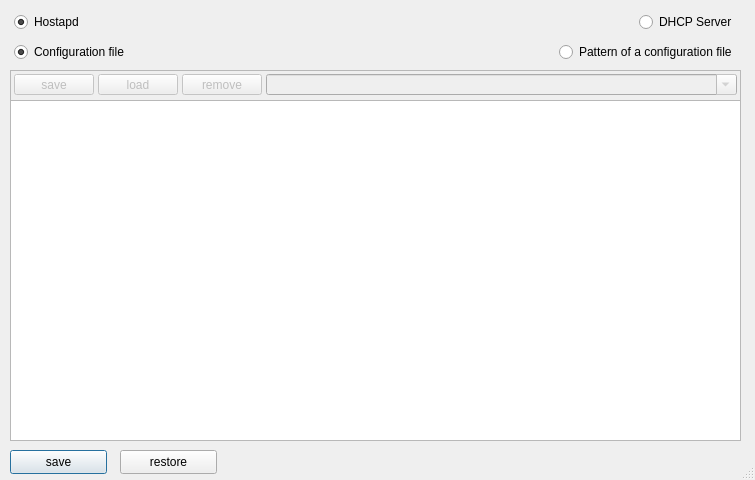
<?xml version="1.0" encoding="UTF-8"?>
<ui version="4.0">
 <class>EditorConfig</class>
 <widget class="QDialog" name="EditorConfig">
  <property name="geometry">
   <rect>
    <x>0</x>
    <y>0</y>
    <width>755</width>
    <height>480</height>
   </rect>
  </property>
  <property name="sizePolicy">
   <sizepolicy hsizetype="Expanding" vsizetype="Expanding">
    <horstretch>0</horstretch>
    <verstretch>0</verstretch>
   </sizepolicy>
  </property>
  <property name="minimumSize">
   <size>
    <width>755</width>
    <height>480</height>
   </size>
  </property>
  <property name="maximumSize">
   <size>
    <width>1024</width>
    <height>768</height>
   </size>
  </property>
  <property name="baseSize">
   <size>
    <width>750</width>
    <height>480</height>
   </size>
  </property>
  <property name="windowTitle">
   <string>configurations</string>
  </property>
  <property name="styleSheet">
   <string notr="true"/>
  </property>
  <property name="sizeGripEnabled">
   <bool>true</bool>
  </property>
  <property name="modal">
   <bool>true</bool>
  </property>
  <widget class="QWidget" name="layoutWidget1">
   <property name="geometry">
    <rect>
     <x>10</x>
     <y>40</y>
     <width>731</width>
     <height>24</height>
    </rect>
   </property>
   <layout class="QHBoxLayout" name="horizontalLayout123123">
    <item>
     <widget class="QRadioButton" name="Config_Set_View_1">
      <property name="text">
       <string>Configuration file</string>
      </property>
      <property name="checked">
       <bool>true</bool>
      </property>
     </widget>
    </item>
    <item>
     <spacer name="horizontalSpacer_3">
      <property name="orientation">
       <enum>Qt::Horizontal</enum>
      </property>
      <property name="sizeHint" stdset="0">
       <size>
        <width>40</width>
        <height>20</height>
       </size>
      </property>
     </spacer>
    </item>
    <item>
     <widget class="QRadioButton" name="Config_Set_View_2">
      <property name="text">
       <string>Pattern of a configuration file</string>
      </property>
     </widget>
    </item>
   </layout>
  </widget>
  <widget class="QTextEdit" name="textEdit">
   <property name="geometry">
    <rect>
     <x>10</x>
     <y>100</y>
     <width>731</width>
     <height>341</height>
    </rect>
   </property>
   <property name="html">
    <string>&lt;!DOCTYPE HTML PUBLIC &quot;-//W3C//DTD HTML 4.0//EN&quot; &quot;http://www.w3.org/TR/REC-html40/strict.dtd&quot;&gt;
&lt;html&gt;&lt;head&gt;&lt;meta name=&quot;qrichtext&quot; content=&quot;1&quot; /&gt;&lt;style type=&quot;text/css&quot;&gt;
p, li { white-space: pre-wrap; }
&lt;/style&gt;&lt;/head&gt;&lt;body style=&quot; font-family:'Ubuntu'; font-size:11pt; font-weight:400; font-style:normal;&quot;&gt;
&lt;p style=&quot;-qt-paragraph-type:empty; margin-top:0px; margin-bottom:0px; margin-left:0px; margin-right:0px; -qt-block-indent:0; text-indent:0px; font-size:9pt;&quot;&gt;&lt;br /&gt;&lt;/p&gt;
&lt;p style=&quot;-qt-paragraph-type:empty; margin-top:0px; margin-bottom:0px; margin-left:0px; margin-right:0px; -qt-block-indent:0; text-indent:0px; font-size:9pt;&quot;&gt;&lt;br /&gt;&lt;/p&gt;&lt;/body&gt;&lt;/html&gt;</string>
   </property>
   <property name="acceptRichText">
    <bool>false</bool>
   </property>
  </widget>
  <widget class="QPushButton" name="saveConfig">
   <property name="geometry">
    <rect>
     <x>10</x>
     <y>450</y>
     <width>97</width>
     <height>24</height>
    </rect>
   </property>
   <property name="text">
    <string>save</string>
   </property>
  </widget>
  <widget class="QPushButton" name="restore">
   <property name="geometry">
    <rect>
     <x>120</x>
     <y>450</y>
     <width>97</width>
     <height>24</height>
    </rect>
   </property>
   <property name="text">
    <string>restore</string>
   </property>
  </widget>
  <widget class="QFrame" name="MaskFrame">
   <property name="enabled">
    <bool>false</bool>
   </property>
   <property name="geometry">
    <rect>
     <x>10</x>
     <y>70</y>
     <width>731</width>
     <height>31</height>
    </rect>
   </property>
   <property name="frameShape">
    <enum>QFrame::StyledPanel</enum>
   </property>
   <property name="frameShadow">
    <enum>QFrame::Plain</enum>
   </property>
   <property name="lineWidth">
    <number>0</number>
   </property>
   <widget class="QWidget" name="layoutWidget2">
    <property name="geometry">
     <rect>
      <x>0</x>
      <y>0</y>
      <width>731</width>
      <height>29</height>
     </rect>
    </property>
    <layout class="QHBoxLayout" name="horizontalLayout_2">
     <item>
      <widget class="QPushButton" name="save_mask">
       <property name="sizePolicy">
        <sizepolicy hsizetype="Fixed" vsizetype="Minimum">
         <horstretch>0</horstretch>
         <verstretch>0</verstretch>
        </sizepolicy>
       </property>
       <property name="text">
        <string>save</string>
       </property>
      </widget>
     </item>
     <item>
      <widget class="QPushButton" name="load_mask">
       <property name="sizePolicy">
        <sizepolicy hsizetype="Fixed" vsizetype="Minimum">
         <horstretch>0</horstretch>
         <verstretch>0</verstretch>
        </sizepolicy>
       </property>
       <property name="text">
        <string>load</string>
       </property>
      </widget>
     </item>
     <item>
      <widget class="QPushButton" name="delet_mask">
       <property name="sizePolicy">
        <sizepolicy hsizetype="Fixed" vsizetype="Minimum">
         <horstretch>0</horstretch>
         <verstretch>0</verstretch>
        </sizepolicy>
       </property>
       <property name="text">
        <string>remove</string>
       </property>
      </widget>
     </item>
     <item>
      <widget class="QComboBox" name="mask_chooser">
       <property name="editable">
        <bool>true</bool>
       </property>
      </widget>
     </item>
    </layout>
   </widget>
  </widget>
  <widget class="QWidget" name="layoutWidget3">
   <property name="geometry">
    <rect>
     <x>10</x>
     <y>10</y>
     <width>731</width>
     <height>24</height>
    </rect>
   </property>
   <layout class="QGridLayout" name="gridLayout1234">
    <property name="sizeConstraint">
     <enum>QLayout::SetMaximumSize</enum>
    </property>
    <item row="0" column="0">
     <widget class="QRadioButton" name="Type_Config_1">
      <property name="text">
       <string>Hostapd</string>
      </property>
      <property name="checked">
       <bool>true</bool>
      </property>
     </widget>
    </item>
    <item row="0" column="2">
     <widget class="QRadioButton" name="Type_Config_2">
      <property name="text">
       <string>DHCP Server</string>
      </property>
     </widget>
    </item>
    <item row="0" column="1">
     <spacer name="horizontalSpacer">
      <property name="orientation">
       <enum>Qt::Horizontal</enum>
      </property>
      <property name="sizeHint" stdset="0">
       <size>
        <width>40</width>
        <height>20</height>
       </size>
      </property>
     </spacer>
    </item>
   </layout>
  </widget>
 </widget>
 <layoutdefault spacing="4" margin="4"/>
 <resources/>
 <connections>
  <connection>
   <sender>Config_Set_View_2</sender>
   <signal>toggled(bool)</signal>
   <receiver>MaskFrame</receiver>
   <slot>setEnabled(bool)</slot>
   <hints>
    <hint type="sourcelabel">
     <x>496</x>
     <y>53</y>
    </hint>
    <hint type="destinationlabel">
     <x>330</x>
     <y>72</y>
    </hint>
   </hints>
  </connection>
 </connections>
 <designerdata>
  <property name="gridDeltaX">
   <number>10</number>
  </property>
  <property name="gridDeltaY">
   <number>10</number>
  </property>
  <property name="gridSnapX">
   <bool>true</bool>
  </property>
  <property name="gridSnapY">
   <bool>true</bool>
  </property>
  <property name="gridVisible">
   <bool>true</bool>
  </property>
 </designerdata>
</ui>
